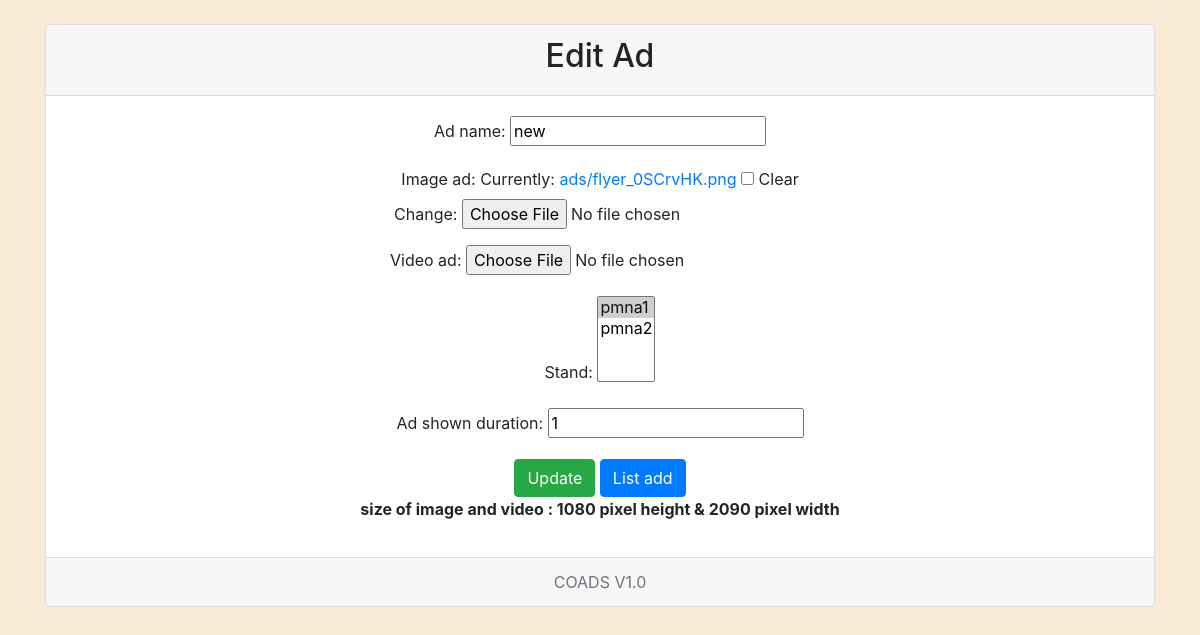
The page /ad/6/edit/ (signed in) on the database as committed earlier.
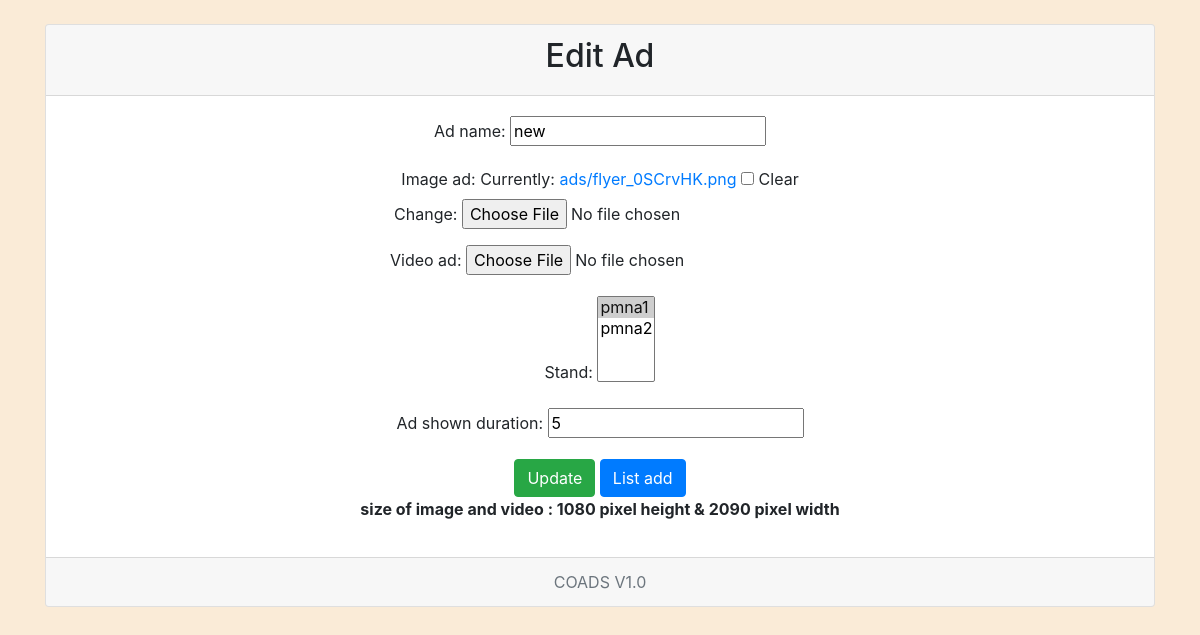
The same page on the database as committed later.
### app/models.py (models this page shows, shortened)
class Ad(models.Model):
    stand = models.ManyToManyField(Stand, related_name='ads')
    ad_name = models.CharField(max_length=255, null=True, blank=True)
    image_ad = models.ImageField(upload_to='ads/', null=True, blank=True)
    video_ad = models.FileField(upload_to='ads/', null=True, blank=True)
    time = models.TimeField(auto_now=True)
    created_at = models.DateTimeField(auto_now_add=True)
    date = models.DateField(auto_now=True)
    ad_shown_duration = models.IntegerField(default=0)

### app/views.py (the view)
# urls.py: path('ad/<int:ad_id>/edit/', views.ad_edit_view, name='ad_edit'),
@login_required
def ad_edit_view(request, ad_id):
    ad = Ad.objects.get(id=ad_id)
    if request.method == 'POST':
        form = AdForm(request.POST, request.FILES, instance=ad)
        if form.is_valid():
            form.save()
            return redirect('ad_list')
    else:
        form = AdForm(instance=ad)
    return render(request, 'app/ad_form.html', {'form': form})

### app/forms.py
class AdForm(forms.ModelForm):
    class Meta:
        model = Ad
        fields = ['ad_name','image_ad', 'video_ad', 'stand', 'ad_shown_duration']

### app/models.py (called while the page is built)
    def __str__(self):
        return self.auto_stand if self.auto_stand else self.username

### templates/app/ad_form.html (shortened to what this page needs)
<!DOCTYPE html>
<html>
<head>
    <link rel="stylesheet" href="https://cdn.jsdelivr.net/npm/bootstrap@4.0.0/dist/css/bootstrap.min.css">
</head>
<body style="background-color: antiquewhite;">
    <div class="container mt-4">
        <div class="card text-center">
            <div class="card-header">
                <h2>{% if form.instance.id %}Edit Ad{% else %}Add Ad{% endif %}</h2>
            </div>
            <div class="card-body">
                <form method="post" enctype="multipart/form-data">
                    {{ form.as_p }}
                    <input type="submit" class="btn btn-success" value="{% if form.instance.id %}Update{% else %}Submit{% endif %}">
                    <a href="{% url 'ad_list'%}" class="btn btn-primary">List add</a>
                </form>
                <p style="font-weight: bold;">size of image and video : 1080 pixel height & 2090 pixel width</p>
            </div>
            <div class="card-footer text-muted">
              COADS V1.0
            </div>
          </div>
    </div>
</body>
</html>

Rows that differ between the two databases and show on the page:
changed Ad "new": ad_shown_duration "1" → "5"
